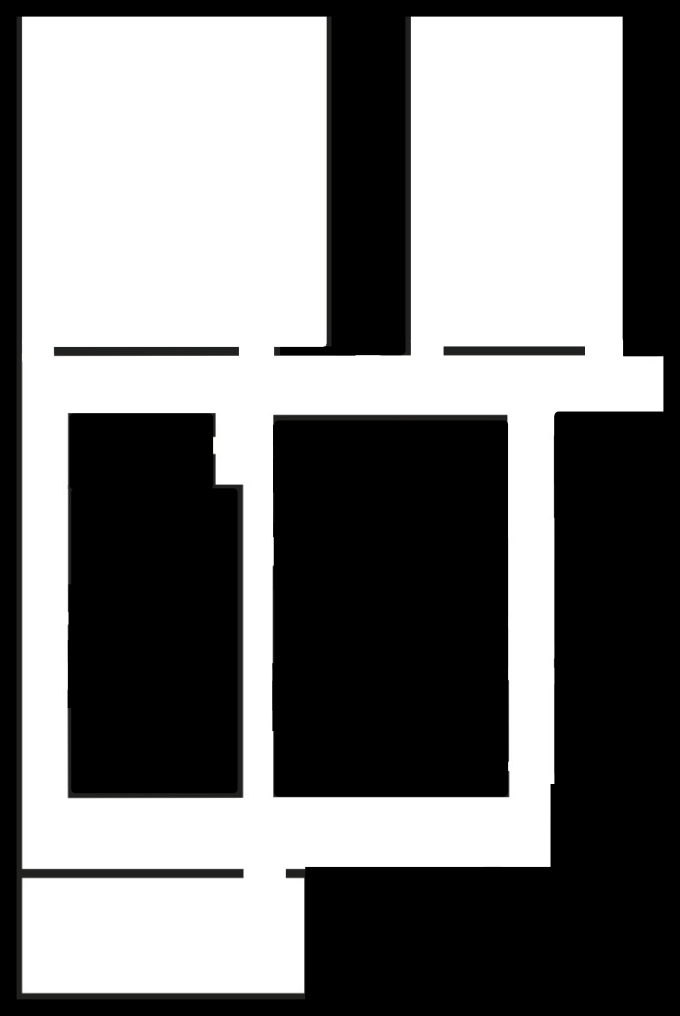
#> input picture map.png, 680 x 1016 px, found by its file name
$ python mapmaker.py
#> lines starting #> are read from the running program, lines starting #| are printed output that depends on the picture; after the words box and inside, x2 and y2 are one past the last pixel; in counts of white or black regions, pixels touching at a corner belong together
#this removes python2.7 paths so it wont screw everything up

import sys
dir_remove = []
for p in sys.path:
    if p.find('python2') !=-1:
        dir_remove.append(p)
for p in dir_remove:
    sys.path.remove(p)
#

from IPython.core.debugger import set_trace
from importlib import reload

import numpy as np
import cv2
import matplotlib.pyplot as plt

file_name = '/home/jacob/byu_classes/optimization/genetic_coverage_planning/map.png'
# file_name = '/home/jacob/Documents/byu_classes/optimization/genetic_coverage_planning/map.png'
bw_thresh = 90
scale_px2m = 1/0.44*0.0254 #measured estimate for this case
scale_des = 0.15 #roughly 6inches per pixel

def generateMap(file_name, bw_thresh, img_scale, target_scale, visualize):
    # set_trace()
#> called with bw_thresh = 90, img_scale = 0.0577, target_scale = 0.15, visualize = True
    map_raw = cv2.imread(file_name,cv2.IMREAD_GRAYSCALE)
#> map_raw: shape (1016, 680); min 0, max 255, mean 121.9
    if visualize:
        cv2.imshow('raw',map_raw)

    map_bw = cv2.threshold(map_raw, bw_thresh, 255, cv2.THRESH_BINARY)[1]
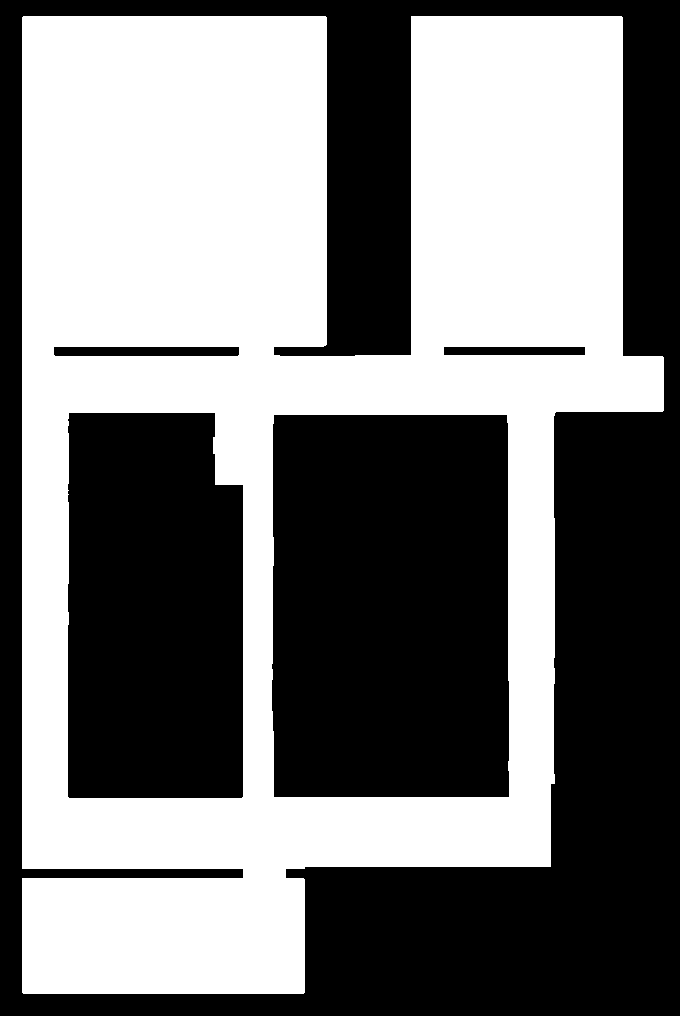
#> map_bw: shape (1016, 680); 47.7% white; 1 white region, box (x1, y1, x2, y2) and area: (22, 16, 664, 994) 329313
    map_bw = cv2.bitwise_not(map_bw)
    if visualize:
        cv2.imshow ('threshold_bw',map_bw)

    #try to clean up noise in the map
    kernel = np.ones((5,5),np.uint8)
    map_bw = cv2.morphologyEx(map_bw, cv2.MORPH_CLOSE,kernel)
#> map_bw: shape (1016, 680); 52.3% white; 1 black region, box (x1, y1, x2, y2) and area: (22, 16, 664, 994) 329311
    map_bw = cv2.morphologyEx(map_bw, cv2.MORPH_CLOSE,kernel)
    if visualize:
        cv2.imshow('filtered', map_bw)

    #shrink image to get desired scale
    scale_px2m = img_scale #measured estimate for this case
    scale_des = target_scale #roughly 6inches per pixel
    height,width = map_bw.shape
#> height = 1016; width = 680
    new_height = int(height*scale_px2m/scale_des)
#> new_height = 391
    new_width = int(width*scale_px2m/scale_des)
#> new_width = 261
    map_shrunk = cv2.resize(map_bw,(new_width,new_height))
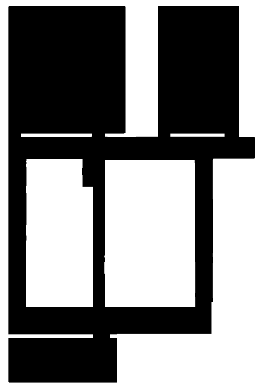
#> map_shrunk: shape (391, 261); min 0, max 255, mean 133.2
    if visualize:
        cv2.imshow('resized',map_shrunk)

        cv2.imwrite('map_scaled.png',map_shrunk)
    #convert to array to begin generating obstacles
    map_mat = np.array(map_shrunk)
    if visualize:
     #shut down when done
        k = cv2.waitKey(0)
#> (key Esc is pressed here)
        if k == 27:         #wait for ESC key to exit
            cv2.destroyAllWindows()
        elif k == ord('s'):  #wait for 's' key to save and exit

            cv2.destroyAllWindows()

    return map_mat

#these functions are used to generate paths through map. with no predetermined waypoints.

def rot2d(angle):
    return np.array([[np.cos(angle), -np.sin(angle)],[np.sin(angle),np.cos(angle)]])

def generateObsAndFree(map, scale_des):
    obs_px = np.array(np.nonzero(map))
    obs_m = obs_px*scale_des

    free_space_px = np.array(np.where(map == 0))
    free_space_m = free_space_px*(scale_des)

    return obs_m, free_space_m

def getDilatedMap(map, dilation, scale):
#> called with dilation = 0.7, scale = 0.15
    num_dilations = int(dilation/scale)
    kernel = np.ones((3,3),np.uint8)
    map_dilated = cv2.dilate(map,kernel,iterations = num_dilations)
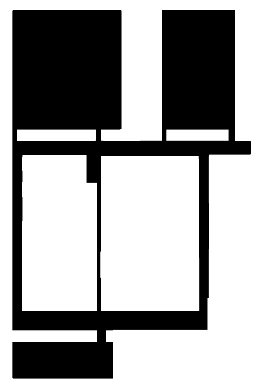
#> map_dilated: shape (391, 261); min 0, max 255, mean 162.8
    cv2.imshow('dilated',map_dilated)
    k = cv2.waitKey(0)
#> (key Esc is pressed here)
    if k == 27:         #wait for ESC key to exit
        cv2.destroyAllWindows()
    elif k == ord('s'):  #wait for 's' key to save and exit
        # cv2.imwrite('messigray.png',img)
        cv2.destroyAllWindows()

    return map_dilated

def isFeasible(point, map, scale):
    # set_trace()
    if map[int(point[0]/scale),int(point[1]/scale)]== 0:
        return True
    else:
        return False

def generateFeasiblePath(num_steps, velocity, dt, map, start_point, scale):
#> called with num_steps = 700, velocity = 1, dt = 1, start_point = array of shape (2,), scale = 0.15
    stuck_counter = 0
    step = 0
    theta = 0
    path = np.array([start_point])
    theta_path = np.array([theta])
    current_point = start_point
    while step < num_steps:
        theta_diff = np.random.randn(1)*np.pi/4
        theta_diff = theta_diff[0]
        next_point = current_point + np.array([velocity*dt,0])@rot2d(theta+theta_diff)
        if isFeasible(next_point,map,scale):
            path = np.append(path,np.array([next_point]),axis = 0)
            current_point = next_point
            theta = theta + theta_diff
            theta_path = np.append(theta_path, theta)
            step = step + 1
            stuck_counter = 0
            print (step)
        else:
            stuck_counter = stuck_counter + 1

        if stuck_counter > 50:
            print ("got stuck")
            return path, theta_path
#> after the loop, step = 354; theta = -34.6

    return path, theta_path


stuck_counter= 0

current_map = generateMap(file_name,bw_thresh,scale_px2m, scale_des,True)
dilated_map = getDilatedMap(current_map,0.7,scale_des)
obs, free = generateObsAndFree(dilated_map, scale_des)
start_point = np.array([23, 2])
path, theta_path = generateFeasiblePath(700, 1, 1,dilated_map,start_point, scale_des)
#> path = 355 pairs, first value 1.69 to 49.34, second value 1.95 to 14.82; theta_path = 355 values, max 3.74 at index 123, min -37.09 at index 351, mean -10.41
set_trace()

plt.plot(free[1],-free[0],'.')
#> (this line was passed over: IPython is not available in this run)
plt.plot(start_point[1], -start_point[0],'rx')
#> (this line was passed over: IPython is not available in this run)
plt.plot(path[:,1],-path[:,0],'r')
#> (this line was passed over: IPython is not available in this run)
plt.show()
